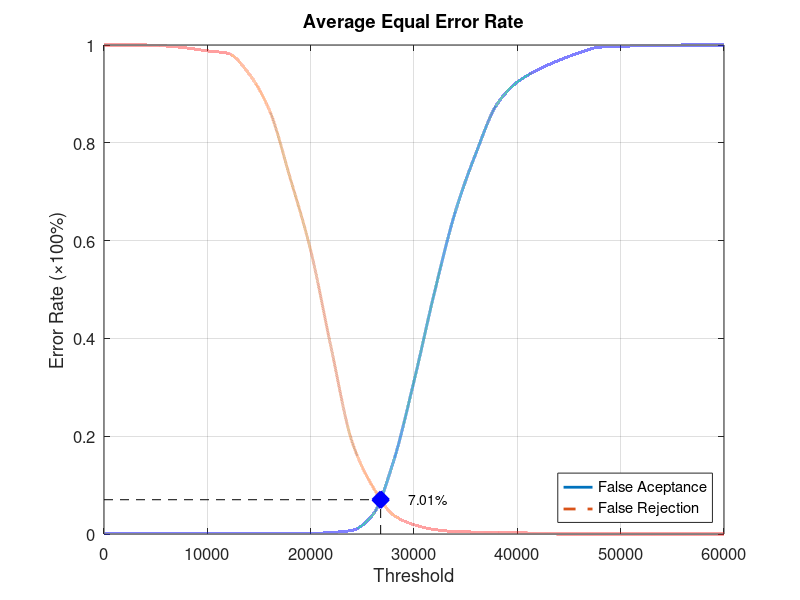
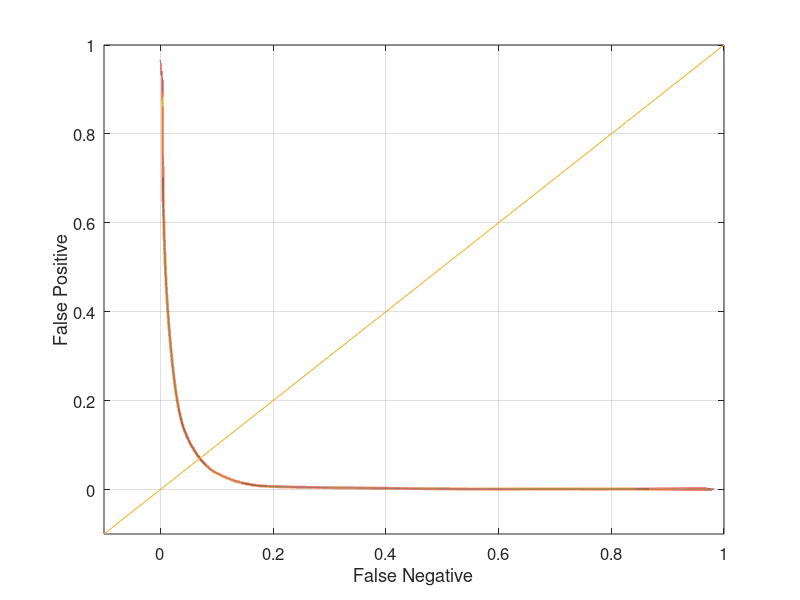

Write the MATLAB code that produced these figures, in order.
function yEER = Database2Average
close all;
clear;
clc;
x = 0:2000:60000;
xq = 0:0.5:60000;

y0 = [0 0.00105263 0.00105263 0.00105263 0.00105263 0.00105263 0.00105263 0.00105263 0.00105263 0.00105263 0.00105263 0.0031579 0.00736842 0.0389474 0.147368 0.312632 0.495789 0.658947 0.778947 0.877895 0.924211 0.949474 0.968421 0.984211 0.99579 0.996842 0.998947 0.998947 1 1 1];
yy0 = interp1(x, y0, xq, 'pchip');
y1 = [1 1 1 0.998 0.994 0.988 0.983 0.942 0.867 0.729 0.58 0.379 0.189 0.097 0.039 0.019 0.009 0.005 0.004 0.004 0.003 0.001 0 0 0 0 0 0 0 0 0];
yy1 = interp1(x, y1, xq, 'pchip');

% Calculating EER: 
y2 = abs(y0 - y1);
find(y2 == min(y2))
yy2 = abs(yy0 - yy1);
xEER = find(yy2 == min(yy2));
xEERIndex = xq(xEER) % X-axis EER
yEER = yy0(xEER) % Y-axis EER

main = figure
plot(xq, yy0,'-','LineWidth', 2);	hold on
plot(xq, yy1,'--','LineWidth', 2);	hold on
plot([xEERIndex xEERIndex], [0 yEER], 'k--');	hold on
plot([0 xEERIndex], [yEER yEER], 'k--');	hold on
plot(xEERIndex, yEER, 'bx', 'LineWidth', 10);	hold on
text(xEERIndex + 10 * xEERIndex / 100, yEER, [num2str(round((10000 * yEER)) / 100) '%'])
legend('False Aceptance', 'False Rejection', 'Location', 'SouthEast')
xlabel('Threshold')
ylabel('Error Rate (\times100%)')
title('Average Equal Error Rate')
set(gca, 'FontSize', 12)
axis([0 60000 0 1])
grid on

print(main, 'Database2AverageMain', '-dpng');
FNRxFPR = figure('Color', [1 1 1]);
plot(yy1, yy0, '-', yy1, yy0, 'LineWidth', 2);
hold on
y = -0.1:0.1:1
plot(y, y); 
set(gca, 'FontSize', 12)
xlabel('False Negative')
ylabel('False Positive')
axis([-0.1 1 -0.1 1])
set(gca, 'FontSize', 12)
grid on

print(FNRxFPR, 'Database2AverageFNRxFPR','-dpng');
end
